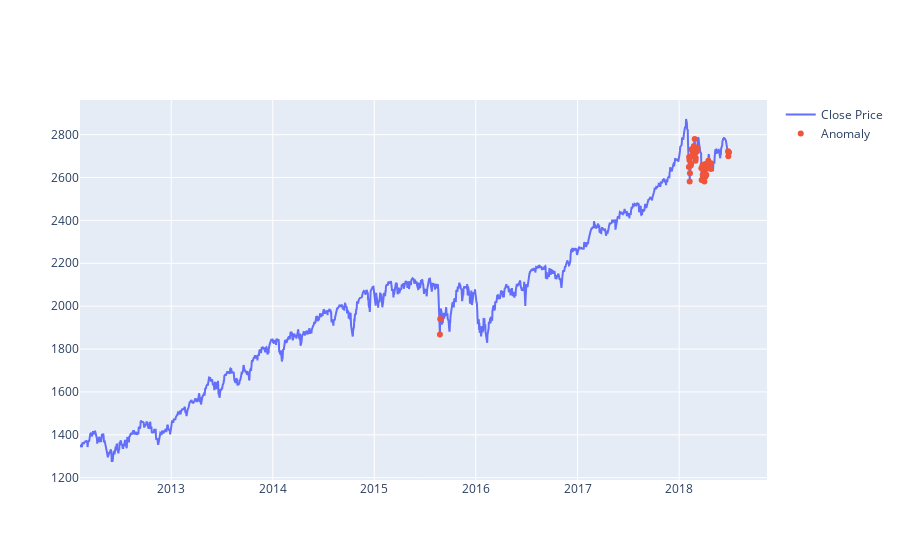

This figure's notebook cell:
### Code cell
fig = go.Figure()
fig.add_trace(go.Scatter(x=test[time_steps:].date, y=scaler.inverse_transform(test[time_steps:].close),
                    mode='lines',
                    name='Close Price'))
fig.add_trace(go.Scatter(x=anomalies.date, y=scaler.inverse_transform(anomalies.close),
                    mode='markers',
                    name='Anomaly'))
fig.update_layout(showlegend=True)
fig.show()
